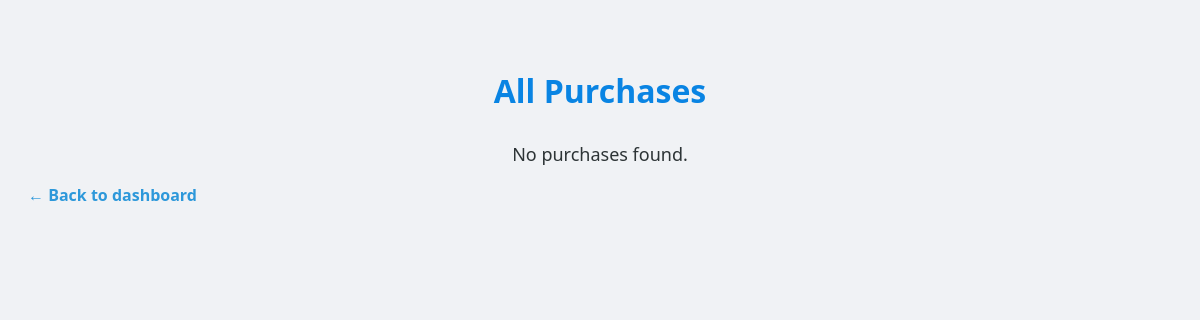
Page /Main/purchaseH.php on the earlier database version.
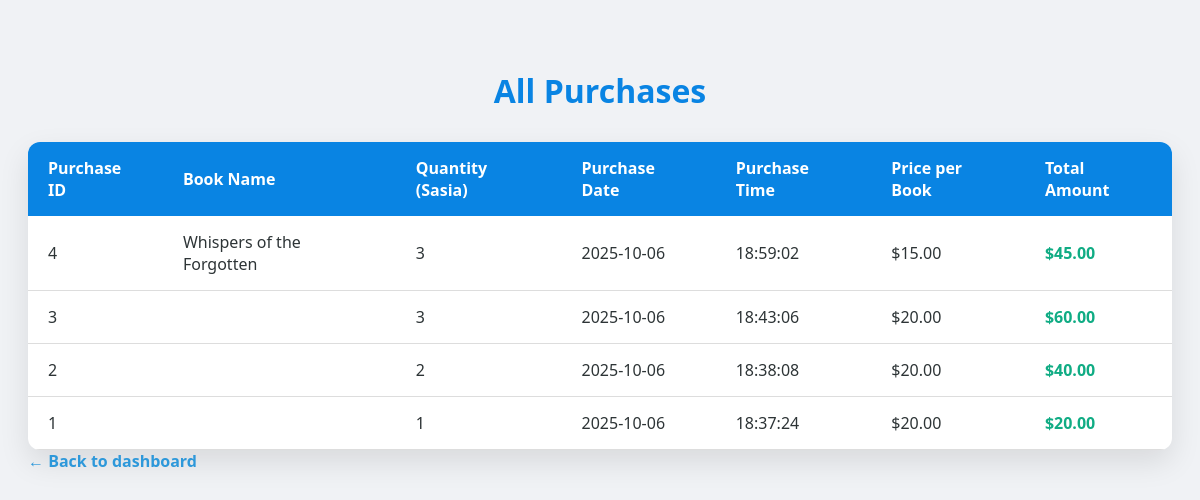
Same page on the later database version.
### tables this page shows
CREATE TABLE `purchases` (
  `id` int(11) NOT NULL,
  `book_id` int(11) NOT NULL,
  `quantity` int(11) NOT NULL DEFAULT 1,
  `purchase_datetime` datetime NOT NULL DEFAULT current_timestamp()
);

CREATE TABLE `books` (
  `id` int(255) NOT NULL,
  `Book name` varchar(255) NOT NULL,
  `description` varchar(255) NOT NULL,
  `Price` varchar(255) NOT NULL,
  `rating` int(255) NOT NULL,
  `Books_image` varchar(255) DEFAULT NULL,
  `Book_name` varchar(255) DEFAULT NULL
);

### Main/purchaseH.php (the view, shortened to what this page needs)
<?php
include '../database/config.php';
$sql = "SELECT p.id, p.quantity, p.purchase_datetime, b.Book_name, b.Price
        FROM purchases p
        JOIN books b ON p.book_id = b.id
        ORDER BY p.purchase_datetime DESC";
$stmt = $conn->prepare($sql);
$stmt->execute();
$purchases = $stmt->fetchAll(PDO::FETCH_ASSOC);
?>
<!DOCTYPE html>
<html lang="en">
<head>
</head>
<body>
    <h1>All Purchases</h1>
    <?php if (count($purchases) > 0): ?>
    <table>
        <thead>
            <tr>
                <th>Purchase ID</th>
                <th>Book Name</th>
                <th>Quantity (Sasia)</th>
                <th>Purchase Date</th>
                <th>Purchase Time</th>
                <th>Price per Book</th>
                <th>Total Amount</th>
            </tr>
        </thead>
        <tbody>
            <?php foreach ($purchases as $purchase):
                $date = date('Y-m-d', strtotime($purchase['purchase_datetime']));
                $time = date('H:i:s', strtotime($purchase['purchase_datetime']));
                $total = $purchase['Price'] * $purchase['quantity'];
            ?>
            <tr>
                <td data-label="Purchase ID"><?php echo $purchase['id']; ?></td>
                <td data-label="Book Name"><?php echo htmlspecialchars($purchase['Book_name']); ?></td>
                <td data-label="Quantity (Sasia)"><?php echo (int)$purchase['quantity']; ?></td>
                <td data-label="Purchase Date"><?php echo $date; ?></td>
                <td data-label="Purchase Time"><?php echo $time; ?></td>
                <td data-label="Price per Book">$<?php echo number_format($purchase['Price'], 2); ?></td>
                <td class="total" data-label="Total Amount">$<?php echo number_format($total, 2); ?></td>
            </tr>
            <?php endforeach; ?>
        </tbody>
    </table>
    <?php else: ?>
        <p style="text-align:center; font-size:18px;">No purchases found.</p>
    <?php endif; ?>
    <a class="back-link" href="admin_dashboard.php">&larr; Back to dashboard</a>
</body>
</html>

Differences in the rows shown:
added purchases: id "4", book.Book_name "Whispers of the Forgotten", quantity "3", purchase_datetime "2025-10-06", purchase_datetime "18:59:02", book.Price "15.00", total "45.00"
added purchases: id "3", quantity "3", purchase_datetime "2025-10-06", purchase_datetime "18:43:06", book.Price "20.00", total "60.00"
added purchases: id "2", quantity "2", purchase_datetime "2025-10-06", purchase_datetime "18:38:08", book.Price "20.00", total "40.00"
added purchases: id "1", quantity "1", purchase_datetime "2025-10-06", purchase_datetime "18:37:24", book.Price "20.00", total "20.00"
Other differences:
text no longer shown: "No purchases found."
text now shown: "Purchase ID Book Name Quantity (Sasia) Purchase Date Purchase Time Price per Book Total Amount"
